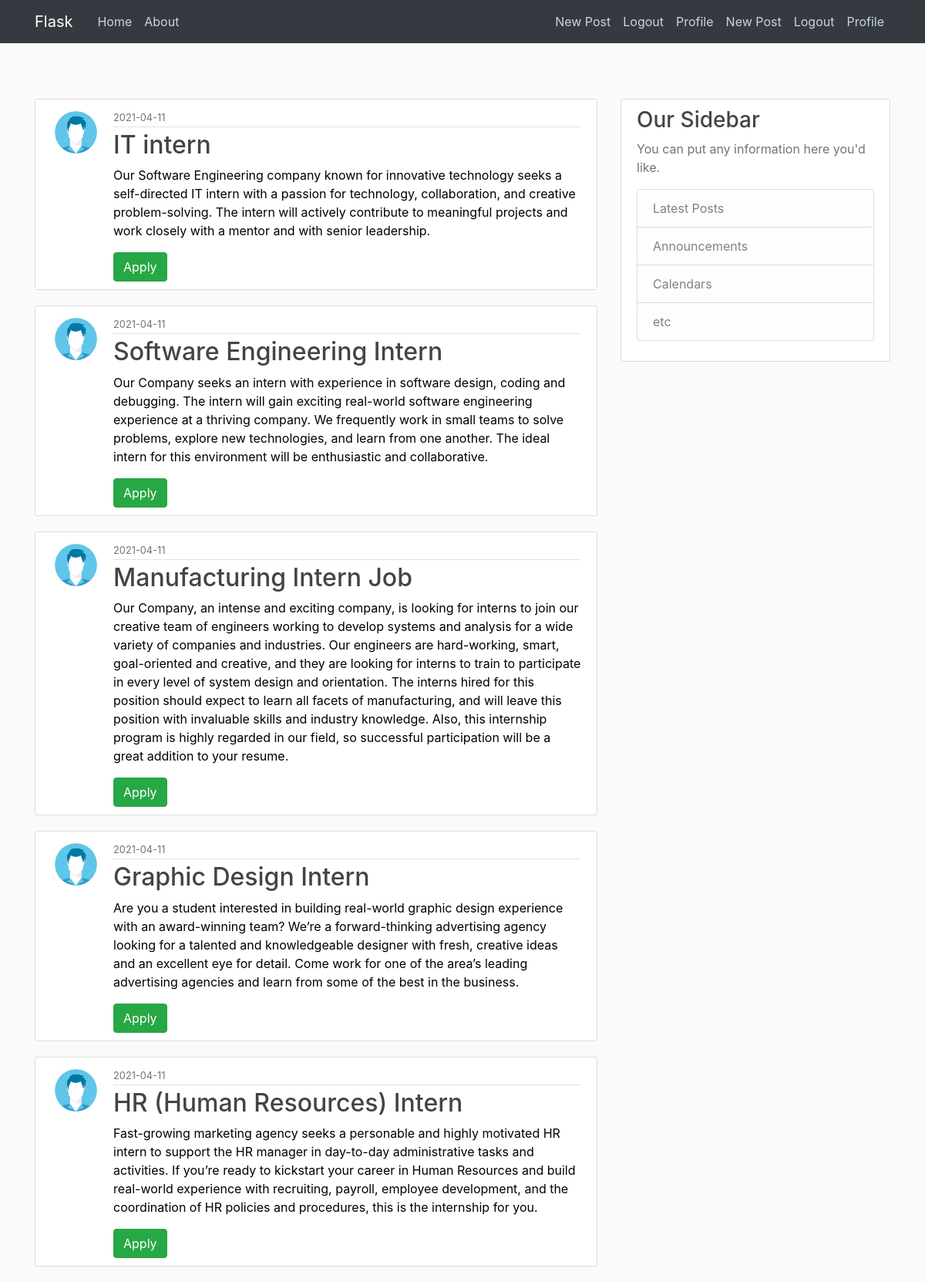
/home (signed in), run on the app's committed database.
### interNect/models.py (models this page shows, shortened)
class Post(db.Model):
    id= db.Column(db.Integer,primary_key=True)
    title=db.Column(db.String,nullable=False)
    date_posted= db.Column(db.DateTime, nullable=False, default =datetime.utcnow)
    content= db.Column(db.Text, nullable=False)
    company_id= db.Column(db.Integer, db.ForeignKey('company.id'),nullable=False)

class Company(db.Model,UserMixin):
    id= db.Column(db.Integer, primary_key=True)
    company_name = db.Column(db.String,unique=True, nullable=False )
    email = db.Column(db.String, unique=True, nullable=False)
    profile_img = db.Column(db.String, default='company.jpg',unique=False)
    password = db.Column(db.String(60),nullable=False)
    street_address= db.Column(db.String)
    phone_number=db.Column(db.String)
    category = db.Column(db.String)
    description= db.Column(db.Text)
    postal_code = db.Column(db.String)
    posts = db.relationship('Post',backref='author',lazy=True)

### interNect/main/routes.py (the view)
@main.route("/")
@main.route("/home")
def home():
    posts = Post.query.all()
    return render_template('home.html',posts=posts)

### interNect/models.py (called while the page is built)
@login_manager.user_loader
def load_user(user_id):
    return User.query.get(int(user_id))

### interNect/templates/home.html
{%extends 'layout.html'%}
    {%block content%}
 {% for post in posts %}
        <article class="media content-section">
          <img class="rounded-circle article-img" src="{{ url_for('static', filename='profile_pics/' + post.author.profile_img) }}">
          <div class="media-body">
            <div class="article-metadata">
              <small class="text-muted">{{ post.date_posted.strftime('%Y-%m-%d') }}</small>
            </div>
            <h2><a class="article-title" href="#">{{ post.title }}</a></h2>
            <p class="article-content">{{ post.content }}</p>
            {% if current_user.is_authenticated %}
              <a href="#" class="btn btn-success">Apply</a>
            {% endif%}
          </div>
        </article>
    {% endfor %}
{%endblock content%}

### interNect/static/main.css (style rules this page uses)
body { background: #fafafa; color: #000000; margin-top: 5rem; }
h1, h2, h3, h4, h5, h6 { color: #444444; }
.content-section { background: #ffffff; padding: 10px 20px; border: 1px solid #dddddd; border-radius: 3px; margin-bottom: 20px; color: #000000; }
.article-title { color: #444444; }
.article-content { white-space: pre-line; color: #000000; }
.article-img { height: 65px; width: 65px; margin-right: 16px; }
.article-metadata { padding-bottom: 1px; margin-bottom: 4px; border-bottom: 1px solid #e3e3e3 }

### data on the page
Post: profile_img (picture), date_posted "2021-04-11", title "IT intern", content "Our Software Engineering company known for innovative technology seeks a self-directed IT intern with a passion for technology, collaboration, and creative problem-solving. The intern will actively contribute to meaningful projects and work closely with a mentor and with senior leadership."
Post: profile_img (picture), date_posted "2021-04-11", title "Software Engineering Intern", content "Our Company seeks an intern with experience in software design, coding and debugging. The intern will gain exciting real-world software engineering experience at a thriving company. We frequently work in small teams to solve problems, explore new technologies, and learn from one another. The ideal intern for this environment will be enthusiastic and collaborative."
Post: profile_img (picture), date_posted "2021-04-11", title "Manufacturing Intern Job", content "Our Company, an intense and exciting company, is looking for interns to join our creative team of engineers working to develop systems and analysis for a wide variety of companies and industries. Our engineers are hard-working, smart, goal-oriented and creative, and they are looking for interns to train to participate in every level of system design and orientation. The interns hired for this position should expect to learn all facets of manufacturing, and will leave this position with invaluable skills and industry knowledge. Also, this internship program is highly regarded in our field, so successful participation will be a great addition to your resume."
Post: profile_img (picture), date_posted "2021-04-11", title "Graphic Design Intern", content "Are you a student interested in building real-world graphic design experience with an award-winning team? We’re a forward-thinking advertising agency looking for a talented and knowledgeable designer with fresh, creative ideas and an excellent eye for detail. Come work for one of the area’s leading advertising agencies and learn from some of the best in the business."
Post: profile_img (picture), date_posted "2021-04-11", title "HR (Human Resources) Intern", content "Fast-growing marketing agency seeks a personable and highly motivated HR intern to support the HR manager in day-to-day administrative tasks and activities. If you’re ready to kickstart your career in Human Resources and build real-world experience with recruiting, payroll, employee development, and the coordination of HR policies and procedures, this is the internship for you."
